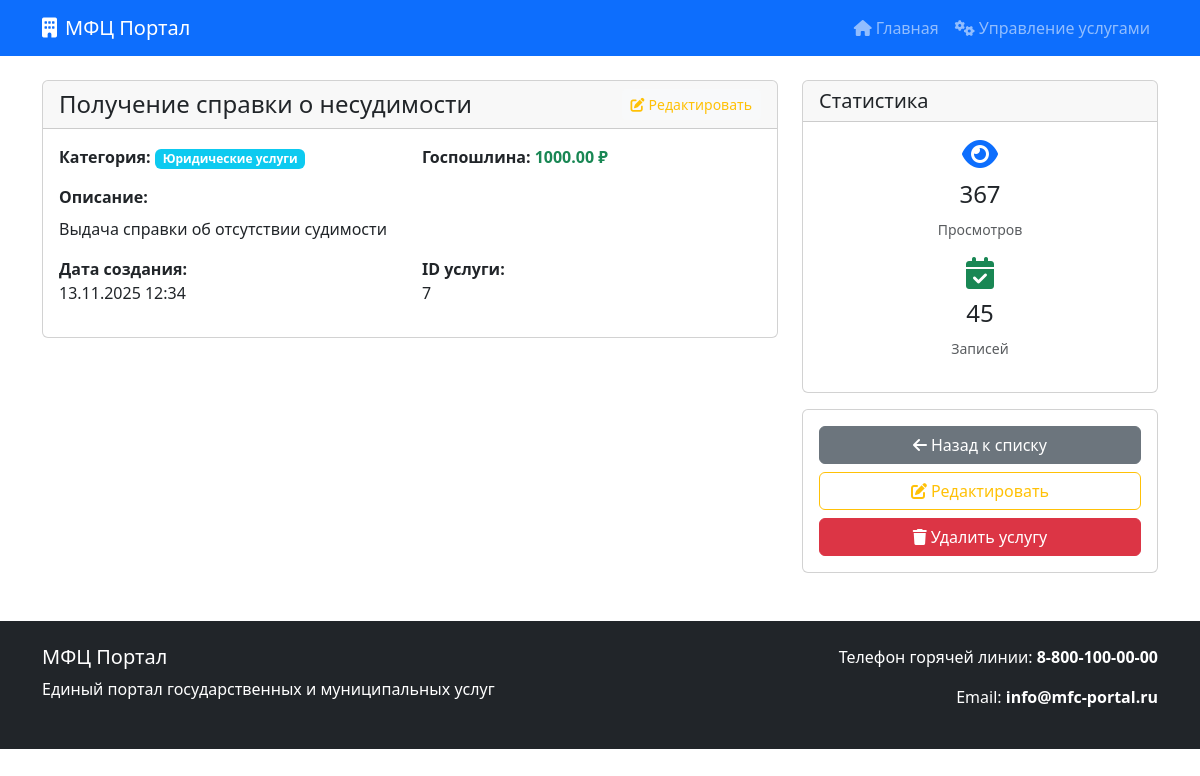
/service/7/, run on the app's committed database.
### mfc_app/models.py (models this page shows, shortened)
class Service(models.Model):
    service_id = models.AutoField(primary_key=True)
    category = models.ForeignKey(Category, on_delete=models.SET_NULL, null=True, verbose_name=_('Категория'))
    name = models.CharField(max_length=100, verbose_name=_('Название услуги'))
    description = models.TextField(blank=True, null=True, verbose_name=_('Описание'))
    state_duty = models.DecimalField(max_digits=10, decimal_places=2, default=0.00, verbose_name=_('Госпошлина'))
    created_at = models.DateTimeField(auto_now_add=True, verbose_name=_('Дата создания'))
    class Meta:
        verbose_name = _('Услуга')
        verbose_name_plural = _('Услуги')

class Category(models.Model):
    category_id = models.AutoField(primary_key=True)
    name = models.CharField(max_length=100, verbose_name=_('Название категории'))
    class Meta:
        verbose_name = _('Категория услуг')
        verbose_name_plural = _('Категории услуг')

class ServiceStatistic(models.Model):
    service = models.ForeignKey(Service, on_delete=models.CASCADE, verbose_name='Услуга')
    view_count = models.IntegerField(default=0, verbose_name='Количество просмотров')
    appointment_count = models.IntegerField(default=0, verbose_name='Количество записей')
    class Meta:
        verbose_name = 'Статистика услуги'
        verbose_name_plural = 'Статистика услуг'

### mfc_app/views.py (the view)
# urls.py: path('service/<int:service_id>/', views.service_detail, name='service_detail'),
def service_detail(request, service_id):
    service = get_object_or_404(Service, service_id=service_id)
    recent_appointments = Appointment.objects.filter(
        service=service,
        desired_date__gte=timezone.now().date() - timedelta(days=30)
    )
    busy_days = recent_appointments.extra({
        'day': "EXTRACT(dow FROM desired_date)"
    }).values('day').annotate(count=Count('appointment_id'))
    stat, created = ServiceStatistic.objects.get_or_create(service=service)
    stat.view_count += 1
    stat.save()
    return render(request, 'service_detail.html', {
        'service': service,
        'busy_days': busy_days,
        'stat': stat
    })

### mfc_app/templates/service_detail.html (shortened to what this page needs)
<!DOCTYPE html>
<html lang="ru">
<head>
    <link href="https://cdn.jsdelivr.net/npm/bootstrap@5.3.0/dist/css/bootstrap.min.css" rel="stylesheet">
    <link href="https://cdnjs.cloudflare.com/ajax/libs/font-awesome/6.0.0/css/all.min.css" rel="stylesheet">
</head>
<body>
    <nav class="navbar navbar-expand-lg navbar-dark bg-primary sticky-top">
        <div class="container">
            <a class="navbar-brand" href="/">
                <i class="fas fa-building me-2"></i>МФЦ Портал
            </a>
            <div class="navbar-nav ms-auto">
                <a class="nav-link" href="/"><i class="fas fa-home me-1"></i>Главная</a>
                <a class="nav-link" href="{% url 'service_list' %}"><i class="fas fa-cogs me-1"></i>Управление услугами</a>
            </div>
        </div>
    </nav>
    <div class="container mt-4">
        <div class="row">
            <div class="col-md-8">
                <div class="card">
                    <div class="card-header">
                        <div class="d-flex justify-content-between align-items-center">
                            <h4 class="mb-0">{{ service.name }}</h4>
                            <a href="{% url 'service_edit' service.service_id %}" class="btn btn-light text-warning btn-sm">
                                <i class="fas fa-edit me-1"></i>Редактировать
                            </a>
                        </div>
                    </div>
                    <div class="card-body">
                        <div class="row mb-3">
                            <div class="col-md-6">
                                <strong>Категория:</strong>
                                {% if service.category %}
                                    <span class="badge bg-info">{{ service.category.name }}</span>
                                {% else %}
                                    <span class="badge bg-secondary">Без категории</span>
                                {% endif %}
                            </div>
                            <div class="col-md-6">
                                <strong>Госпошлина:</strong>
                                <span class="fw-bold text-success">{{ service.state_duty }} ₽</span>
                            </div>
                        </div>
                        {% if service.description %}
                        <div class="mb-3">
                            <strong>Описание:</strong>
                            <p class="mt-2">{{ service.description }}</p>
                        </div>
                        {% endif %}
                        <div class="row">
                            <div class="col-md-6">
                                <strong>Дата создания:</strong>
                                <p>{{ service.created_at|date:"d.m.Y H:i" }}</p>
                            </div>
                            <div class="col-md-6">
                                <strong>ID услуги:</strong>
                                <p>{{ service.service_id }}</p>
                            </div>
                        </div>
                    </div>
                </div>
            </div>
            <div class="col-md-4">
                <div class="card">
                    <div class="card-header">
                        <h5 class="mb-0">Статистика</h5>
                    </div>
                    <div class="card-body">
                        <div class="text-center">
                            <div class="mb-3">
                                <i class="fas fa-eye fa-2x text-primary"></i>
                                <h4 class="mt-2">{{ stat.view_count }}</h4>
                                <small class="text-muted">Просмотров</small>
                            </div>
                            <div class="mb-3">
                                <i class="fas fa-calendar-check fa-2x text-success"></i>
                                <h4 class="mt-2">{{ stat.appointment_count }}</h4>
                                <small class="text-muted">Записей</small>
                            </div>
                        </div>
                    </div>
                </div>
                <div class="card mt-3">
                    <div class="card-body">
                        <a href="{% url 'service_list' %}" class="btn btn-secondary w-100 mb-2">
                            <i class="fas fa-arrow-left me-1"></i>Назад к списку
                        </a>
                        <a href="{% url 'service_edit' service.service_id %}" class="btn btn-outline-warning w-100 mb-2">
                            <i class="fas fa-edit me-1"></i>Редактировать
                        </a>
                        <button type="button" class="btn btn-danger w-100" data-bs-toggle="modal" data-bs-target="#deleteModal">
                            <i class="fas fa-trash me-1"></i>Удалить услугу
                        </button>
                    </div>
                </div>
            </div>
        </div>
    </div>
    <footer class="bg-dark text-white mt-5 py-4">
        <div class="container">
            <div class="row">
                <div class="col-md-6">
                    <h5>МФЦ Портал</h5>
                    <p>Единый портал государственных и муниципальных услуг</p>
                </div>
                <div class="col-md-6 text-end">
                    <p>Телефон горячей линии: <strong>8-800-100-00-00</strong></p>
                    <p>Email: <strong>info@mfc-portal.ru</strong></p>
                </div>
            </div>
        </div>
    </footer>
</body>
</html>

### data on the page
Service: name "Получение справки о несудимости", category.name "Юридические услуги", state_duty "1000.00", description "Выдача справки об отсутствии судимости", created_at "13.11.2025 12:34", service_id "7"
ServiceStatistic: view_count "367", appointment_count "45"
